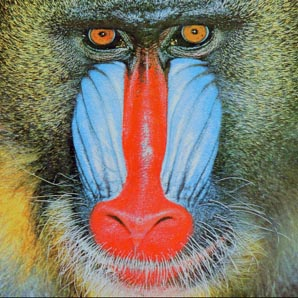
#> input picture clases/clase13/mandrill.jpg, 298 x 298 px
$ python image.py
#> lines starting #> are read from the running program, lines starting #| are printed output that depends on the picture
from skimage import io
from skimage.color import rgb2gray

import numpy as np
import matplotlib.pyplot as plt

image = io.imread('mandrill.jpg')
#> image is the input picture: shape (298, 298, 3); mean R, G, B 129.7, 121.1, 105.5
print('type(image):', type(image))
#| type(image): <class 'numpy.ndarray'>
print('image.shape', image.shape)
#| image.shape (298, 298, 3)

bw = rgb2gray(image)
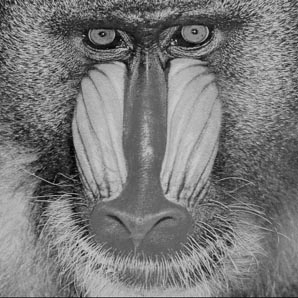
#> bw: shape (298, 298) float64; min 0, max 0.833, mean 0.478
print('type(bw):', type(bw))
#| type(bw): <class 'numpy.ndarray'>
print('bw.shape', bw.shape)
#| bw.shape (298, 298)

plt.figure()
plt.imshow(image)

plt.figure()
plt.imshow(bw, cmap=plt.cm.gray)

plt.figure()
plt.imshow(bw.T, cmap=plt.cm.gray)

plt.show()
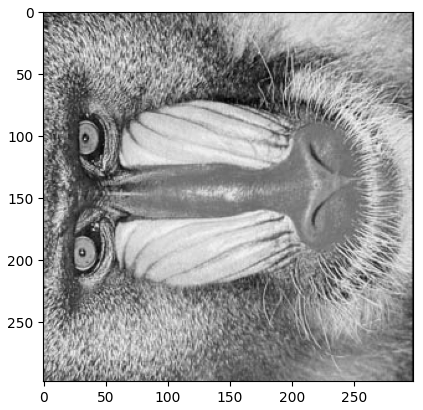
#> figure drawn by matplotlib, 1 panel

$ run again, with clases/clase13/01-people.jpg copied over clases/clase13/mandrill.jpg
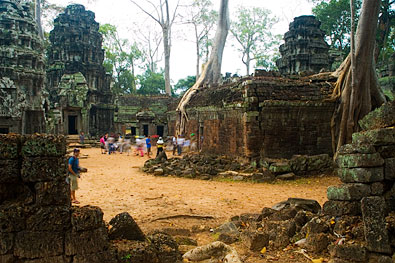
#> input picture clases/clase13/01-people.jpg, 395 x 263 px
#> image is the input picture: shape (263, 395, 3); mean R, G, B 104.8, 96.7, 76.4
#| type(image): <class 'numpy.ndarray'>
#| image.shape (263, 395, 3)
#> `bw = rgb2gray(image)`:
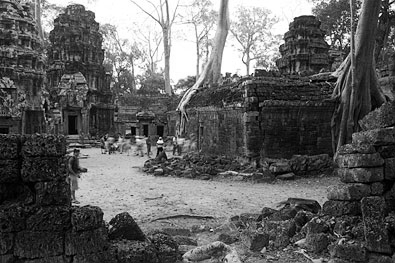
#> bw: shape (263, 395) float64; min 0, max 1, mean 0.38
#| type(bw): <class 'numpy.ndarray'>
#| bw.shape (263, 395)
#> `plt.show()`:
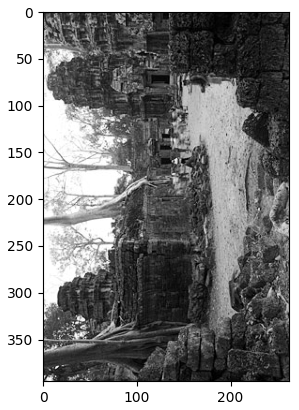
#> figure drawn by matplotlib, 1 panel
